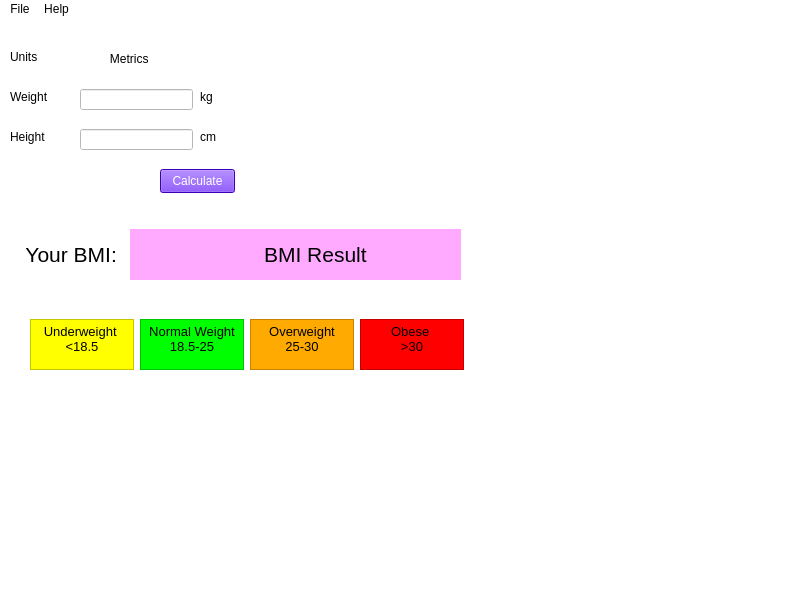
<?xml version="1.0" encoding="UTF-8"?>
<ui version="4.0">
 <class>MainWindow</class>
 <widget class="QMainWindow" name="MainWindow">
  <property name="geometry">
   <rect>
    <x>0</x>
    <y>0</y>
    <width>800</width>
    <height>604</height>
   </rect>
  </property>
  <property name="acceptDrops">
   <bool>false</bool>
  </property>
  <property name="windowTitle">
   <string>BMIcalc</string>
  </property>
  <property name="styleSheet">
   <string notr="true">background-color: rgb(255, 255, 255);</string>
  </property>
  <widget class="QWidget" name="centralwidget">
   <widget class="QLabel" name="unitsLabel">
    <property name="geometry">
     <rect>
      <x>10</x>
      <y>30</y>
      <width>49</width>
      <height>16</height>
     </rect>
    </property>
    <property name="text">
     <string>Units</string>
    </property>
   </widget>
   <widget class="QLineEdit" name="weightedit">
    <property name="geometry">
     <rect>
      <x>80</x>
      <y>70</y>
      <width>113</width>
      <height>21</height>
     </rect>
    </property>
   </widget>
   <widget class="QLabel" name="weightLabel">
    <property name="geometry">
     <rect>
      <x>10</x>
      <y>70</y>
      <width>49</width>
      <height>16</height>
     </rect>
    </property>
    <property name="text">
     <string>Weight</string>
    </property>
   </widget>
   <widget class="QLabel" name="heighLabel">
    <property name="geometry">
     <rect>
      <x>10</x>
      <y>110</y>
      <width>49</width>
      <height>16</height>
     </rect>
    </property>
    <property name="text">
     <string>Height</string>
    </property>
   </widget>
   <widget class="QLineEdit" name="heightInput">
    <property name="geometry">
     <rect>
      <x>80</x>
      <y>110</y>
      <width>113</width>
      <height>21</height>
     </rect>
    </property>
   </widget>
   <widget class="QLabel" name="yourbmi">
    <property name="geometry">
     <rect>
      <x>20</x>
      <y>210</y>
      <width>101</width>
      <height>51</height>
     </rect>
    </property>
    <property name="font">
     <font>
      <pointsize>16</pointsize>
     </font>
    </property>
    <property name="text">
     <string> Your BMI:</string>
    </property>
   </widget>
   <widget class="QPushButton" name="calculateButton">
    <property name="geometry">
     <rect>
      <x>160</x>
      <y>150</y>
      <width>75</width>
      <height>24</height>
     </rect>
    </property>
    <property name="styleSheet">
     <string notr="true">background-color: rgb(85, 0, 255);
color: rgb(255, 255, 255);</string>
    </property>
    <property name="text">
     <string>Calculate</string>
    </property>
   </widget>
   <widget class="QLabel" name="kgLabel">
    <property name="geometry">
     <rect>
      <x>200</x>
      <y>70</y>
      <width>49</width>
      <height>16</height>
     </rect>
    </property>
    <property name="text">
     <string>kg</string>
    </property>
   </widget>
   <widget class="QLabel" name="cmLabel">
    <property name="geometry">
     <rect>
      <x>200</x>
      <y>110</y>
      <width>49</width>
      <height>16</height>
     </rect>
    </property>
    <property name="text">
     <string>cm</string>
    </property>
   </widget>
   <widget class="QLabel" name="label">
    <property name="geometry">
     <rect>
      <x>130</x>
      <y>210</y>
      <width>331</width>
      <height>51</height>
     </rect>
    </property>
    <property name="font">
     <font>
      <pointsize>16</pointsize>
     </font>
    </property>
    <property name="styleSheet">
     <string notr="true">background-color: rgb(255, 170, 255);</string>
    </property>
    <property name="text">
     <string>                       BMI Result    </string>
    </property>
   </widget>
   <widget class="QLabel" name="label_2">
    <property name="geometry">
     <rect>
      <x>180</x>
      <y>290</y>
      <width>49</width>
      <height>16</height>
     </rect>
    </property>
    <property name="text">
     <string/>
    </property>
   </widget>
   <widget class="QTextEdit" name="textEdit">
    <property name="geometry">
     <rect>
      <x>30</x>
      <y>300</y>
      <width>104</width>
      <height>51</height>
     </rect>
    </property>
    <property name="font">
     <font>
      <pointsize>13</pointsize>
     </font>
    </property>
    <property name="styleSheet">
     <string notr="true">background-color: rgb(255, 255, 0);</string>
    </property>
    <property name="html">
     <string>&lt;!DOCTYPE HTML PUBLIC &quot;-//W3C//DTD HTML 4.0//EN&quot; &quot;http://www.w3.org/TR/REC-html40/strict.dtd&quot;&gt;
&lt;html&gt;&lt;head&gt;&lt;meta name=&quot;qrichtext&quot; content=&quot;1&quot; /&gt;&lt;meta charset=&quot;utf-8&quot; /&gt;&lt;style type=&quot;text/css&quot;&gt;
p, li { white-space: pre-wrap; }
hr { height: 1px; border-width: 0; }
li.unchecked::marker { content: &quot;\2610&quot;; }
li.checked::marker { content: &quot;\2612&quot;; }
&lt;/style&gt;&lt;/head&gt;&lt;body style=&quot; font-family:'Segoe UI'; font-size:13pt; font-weight:400; font-style:normal;&quot;&gt;
&lt;p align=&quot;center&quot; style=&quot; margin-top:0px; margin-bottom:0px; margin-left:0px; margin-right:0px; -qt-block-indent:0; text-indent:0px;&quot;&gt;&lt;span style=&quot; font-size:10pt;&quot;&gt;Underweight &lt;/span&gt;&lt;/p&gt;
&lt;p align=&quot;center&quot; style=&quot; margin-top:0px; margin-bottom:0px; margin-left:0px; margin-right:0px; -qt-block-indent:0; text-indent:0px;&quot;&gt;&lt;span style=&quot; font-size:10pt;&quot;&gt;&amp;lt;18.5&lt;/span&gt;&lt;/p&gt;&lt;/body&gt;&lt;/html&gt;</string>
    </property>
   </widget>
   <widget class="QTextEdit" name="textEdit_2">
    <property name="geometry">
     <rect>
      <x>140</x>
      <y>300</y>
      <width>104</width>
      <height>51</height>
     </rect>
    </property>
    <property name="font">
     <font>
      <pointsize>9</pointsize>
     </font>
    </property>
    <property name="styleSheet">
     <string notr="true">background-color: rgb(0, 255, 0);</string>
    </property>
    <property name="html">
     <string>&lt;!DOCTYPE HTML PUBLIC &quot;-//W3C//DTD HTML 4.0//EN&quot; &quot;http://www.w3.org/TR/REC-html40/strict.dtd&quot;&gt;
&lt;html&gt;&lt;head&gt;&lt;meta name=&quot;qrichtext&quot; content=&quot;1&quot; /&gt;&lt;meta charset=&quot;utf-8&quot; /&gt;&lt;style type=&quot;text/css&quot;&gt;
p, li { white-space: pre-wrap; }
hr { height: 1px; border-width: 0; }
li.unchecked::marker { content: &quot;\2610&quot;; }
li.checked::marker { content: &quot;\2612&quot;; }
&lt;/style&gt;&lt;/head&gt;&lt;body style=&quot; font-family:'Segoe UI'; font-size:9pt; font-weight:400; font-style:normal;&quot;&gt;
&lt;p align=&quot;center&quot; style=&quot; margin-top:0px; margin-bottom:0px; margin-left:0px; margin-right:0px; -qt-block-indent:0; text-indent:0px;&quot;&gt;&lt;span style=&quot; font-size:10pt;&quot;&gt;Normal Weight 18.5-25&lt;/span&gt;&lt;/p&gt;&lt;/body&gt;&lt;/html&gt;</string>
    </property>
   </widget>
   <widget class="QTextEdit" name="textEdit_3">
    <property name="geometry">
     <rect>
      <x>250</x>
      <y>300</y>
      <width>104</width>
      <height>51</height>
     </rect>
    </property>
    <property name="styleSheet">
     <string notr="true">background-color: rgb(255, 170, 0);</string>
    </property>
    <property name="html">
     <string>&lt;!DOCTYPE HTML PUBLIC &quot;-//W3C//DTD HTML 4.0//EN&quot; &quot;http://www.w3.org/TR/REC-html40/strict.dtd&quot;&gt;
&lt;html&gt;&lt;head&gt;&lt;meta name=&quot;qrichtext&quot; content=&quot;1&quot; /&gt;&lt;meta charset=&quot;utf-8&quot; /&gt;&lt;style type=&quot;text/css&quot;&gt;
p, li { white-space: pre-wrap; }
hr { height: 1px; border-width: 0; }
li.unchecked::marker { content: &quot;\2610&quot;; }
li.checked::marker { content: &quot;\2612&quot;; }
&lt;/style&gt;&lt;/head&gt;&lt;body style=&quot; font-family:'Segoe UI'; font-size:9pt; font-weight:400; font-style:normal;&quot;&gt;
&lt;p align=&quot;center&quot; style=&quot; margin-top:0px; margin-bottom:0px; margin-left:0px; margin-right:0px; -qt-block-indent:0; text-indent:0px;&quot;&gt;&lt;span style=&quot; font-size:10pt;&quot;&gt;Overweight 25-30&lt;/span&gt;&lt;/p&gt;&lt;/body&gt;&lt;/html&gt;</string>
    </property>
   </widget>
   <widget class="QTextEdit" name="textEdit_4">
    <property name="geometry">
     <rect>
      <x>360</x>
      <y>300</y>
      <width>104</width>
      <height>51</height>
     </rect>
    </property>
    <property name="styleSheet">
     <string notr="true">background-color: rgb(255, 0, 0);</string>
    </property>
    <property name="html">
     <string>&lt;!DOCTYPE HTML PUBLIC &quot;-//W3C//DTD HTML 4.0//EN&quot; &quot;http://www.w3.org/TR/REC-html40/strict.dtd&quot;&gt;
&lt;html&gt;&lt;head&gt;&lt;meta name=&quot;qrichtext&quot; content=&quot;1&quot; /&gt;&lt;meta charset=&quot;utf-8&quot; /&gt;&lt;style type=&quot;text/css&quot;&gt;
p, li { white-space: pre-wrap; }
hr { height: 1px; border-width: 0; }
li.unchecked::marker { content: &quot;\2610&quot;; }
li.checked::marker { content: &quot;\2612&quot;; }
&lt;/style&gt;&lt;/head&gt;&lt;body style=&quot; font-family:'Segoe UI'; font-size:9pt; font-weight:400; font-style:normal;&quot;&gt;
&lt;p align=&quot;center&quot; style=&quot; margin-top:0px; margin-bottom:0px; margin-left:0px; margin-right:0px; -qt-block-indent:0; text-indent:0px;&quot;&gt;&lt;span style=&quot; font-size:10pt;&quot;&gt;Obese &lt;/span&gt;&lt;/p&gt;
&lt;p align=&quot;center&quot; style=&quot; margin-top:0px; margin-bottom:0px; margin-left:0px; margin-right:0px; -qt-block-indent:0; text-indent:0px;&quot;&gt;&lt;span style=&quot; font-size:10pt;&quot;&gt;&amp;gt;30&lt;/span&gt;&lt;/p&gt;&lt;/body&gt;&lt;/html&gt;</string>
    </property>
   </widget>
   <widget class="QLabel" name="label_3">
    <property name="geometry">
     <rect>
      <x>80</x>
      <y>30</y>
      <width>111</width>
      <height>20</height>
     </rect>
    </property>
    <property name="text">
     <string>         Metrics</string>
    </property>
   </widget>
  </widget>
  <widget class="QMenuBar" name="menubar">
   <property name="geometry">
    <rect>
     <x>0</x>
     <y>0</y>
     <width>800</width>
     <height>22</height>
    </rect>
   </property>
   <widget class="QMenu" name="menuFile">
    <property name="title">
     <string>File</string>
    </property>
    <addaction name="actionClear"/>
    <addaction name="actionExit"/>
   </widget>
   <widget class="QMenu" name="menuHelp">
    <property name="title">
     <string>Help</string>
    </property>
    <addaction name="actionAbout"/>
   </widget>
   <addaction name="menuFile"/>
   <addaction name="menuHelp"/>
  </widget>
  <widget class="QStatusBar" name="statusbar"/>
  <action name="actionClear">
   <property name="text">
    <string>Clear</string>
   </property>
  </action>
  <action name="actionExit">
   <property name="text">
    <string>Exit</string>
   </property>
  </action>
  <action name="actionAbout">
   <property name="text">
    <string>About</string>
   </property>
  </action>
 </widget>
 <resources/>
 <connections/>
</ui>
